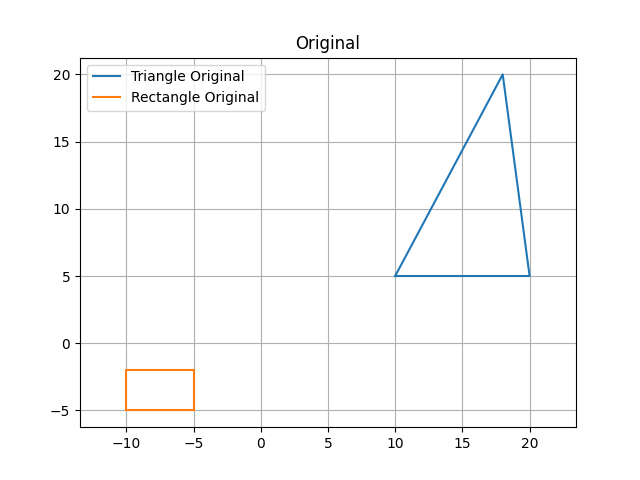
#> input picture lab1/OriginalFigures.png, 640 x 480 px
$ python part2.py
#> lines starting #> are read from the running program, lines starting #| are printed output that depends on the picture
#> further down, original_image is the input picture: shape (480, 640, 3); mean B, G, R 249.8, 249.8, 249.6
import cv2
import numpy as np


def rotate(image, angle):
    # Matrix from
    # https://www.geeksforgeeks.org/python-opencv-getrotationmatrix2d-function/
#> called with angle = 1.05
    picture_width, picture_height = image.shape[0], image.shape[1]
#> picture_width = 480; picture_height = 640
    center = (picture_width // 2, picture_height // 2)
#> center = (240, 320)
    cx = center[0]
#> cx = 240
    cy = center[1]
#> cy = 320
    m11 = np.cos(angle)
    m12 = -np.sin(angle)
    m13 = ((1 - m11) * cx) - (m12 * cy)
#> m13 = 397.1
    m21 = np.sin(angle)
    m22 = np.cos(angle)
    m23 = (m21 * cx) - ((1 - m22) * cy)
#> m23 = 47.85
    transform_matrix = np.array([[m11, m12, m13],
                                 [m21, m22, m23]])

    return cv2.warpAffine(image, transform_matrix, (picture_height, picture_width))
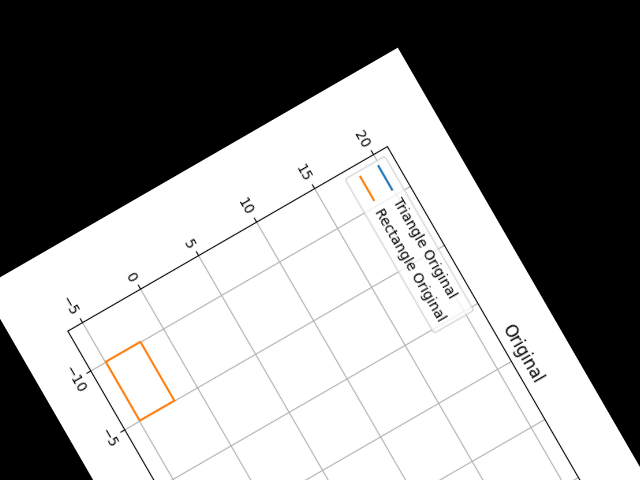
#> returned value: shape (480, 640, 3); mean of channels 0, 1, 2 140.1, 140.2, 140.4; drawn as B, G, R


def scale(image, scale_factor):
#> called with scale_factor = 1.32
    picture_width, picture_height = image.shape[0], image.shape[1]
#> picture_width = 480; picture_height = 640
    center = (picture_width // 2, picture_height // 2)
#> center = (240, 320)
    cx = center[0]
#> cx = 240
    cy = center[1]
#> cy = 320
    m11 = np.cos(0) * scale_factor
    m12 = -np.sin(0) * scale_factor
    m13 = ((1 - m11) * cx) - (m12 * cy)
#> m13 = -76.8
    m21 = np.sin(0) * scale_factor
    m22 = np.cos(0) * scale_factor
    m23 = (m21 * cx) - ((1 - m22) * cy)
    transform_matrix = np.array([[m11, m12, m13],
                                 [m21, m22, m23]])
    return cv2.warpAffine(image, transform_matrix, (picture_height, picture_width))
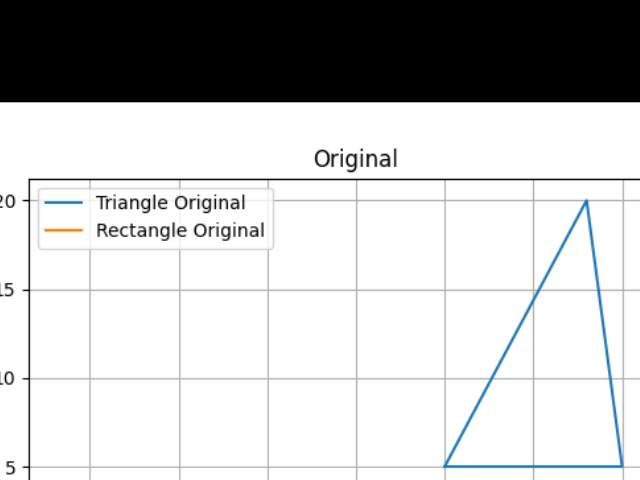
#> returned value: shape (480, 640, 3); mean of channels 0, 1, 2 195.5, 195.1, 194.6; drawn as B, G, R


def reflect(image):
    picture_width, picture_height = image.shape[0], image.shape[1]
    transform_matrix = np.array([[0., 1., 0.],
                                 [1., 0., 0.]])
    return cv2.warpAffine(image, transform_matrix, (picture_height, picture_width))
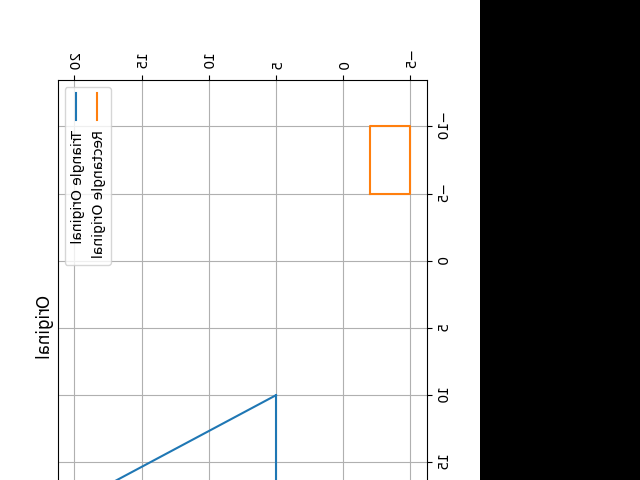
#> returned value: shape (480, 640, 3); mean of channels 0, 1, 2 187.1, 187.1, 187.2; drawn as B, G, R


def shear(image, shear_factor, axis='x'):
#> called with shear_factor = 2, axis = 'y'
    picture_width, picture_height = image.shape[0], image.shape[1]
    if axis == 'x':
        transform_matrix = np.array([[1., shear_factor, 0.],
                                     [0., 1., 0.]])
    elif axis == 'y':
        transform_matrix = np.array([[1., 0., 0.],
                                    [shear_factor, 1., 0.]])
    else:
        raise Exception('unknown axis')
    return cv2.warpAffine(image, transform_matrix, (picture_height, picture_width))
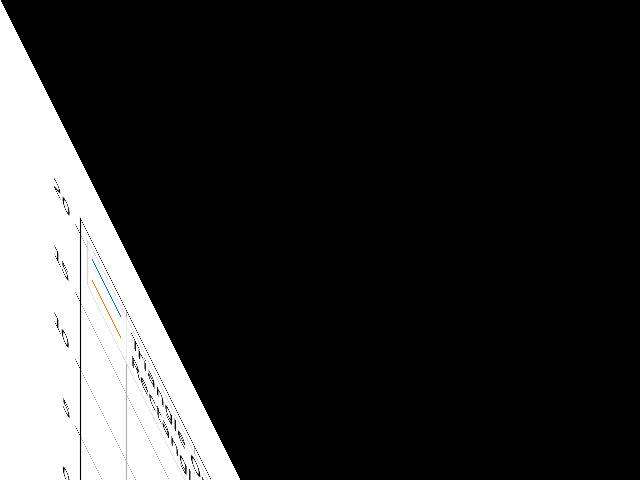
#> returned value: shape (480, 640, 3); mean of channels 0, 1, 2 46.9, 46.9, 46.9; drawn as B, G, R


def transform(image, matrix):
    picture_width, picture_height = image.shape[0], image.shape[1]
    return cv2.warpAffine(image, matrix, (picture_height, picture_width))
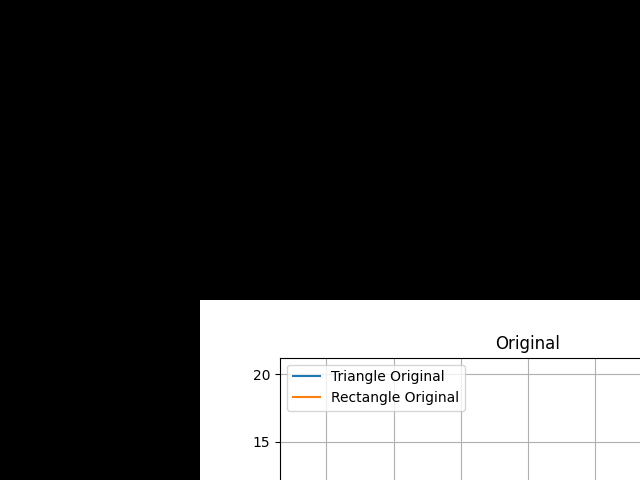
#> returned value: shape (480, 640, 3); mean of channels 0, 1, 2 63.9, 63.9, 63.9; drawn as B, G, R


original_image = cv2.imread('OriginalFigures.png')

rotated_image = rotate(original_image, np.pi/3)
cv2.imshow('Rotated', rotated_image)
cv2.waitKey(0)

scaled_image = scale(original_image, 1.32)
cv2.imshow('Scaled', scaled_image)
cv2.waitKey(0)

reflect_image = reflect(original_image)
cv2.imshow('Reflected', reflect_image)
cv2.waitKey(0)

shear_image = shear(original_image, 2, 'y')
cv2.imshow('Sheared', shear_image)
cv2.waitKey(0)

translate_matrix = np.array([[1., 0., 200.],
                            [0., 1., 300.]])
transform_image = transform(original_image, translate_matrix)
cv2.imshow('Translated', transform_image)
cv2.waitKey(0)

original_frog_image = cv2.imread('Frog.jpg')
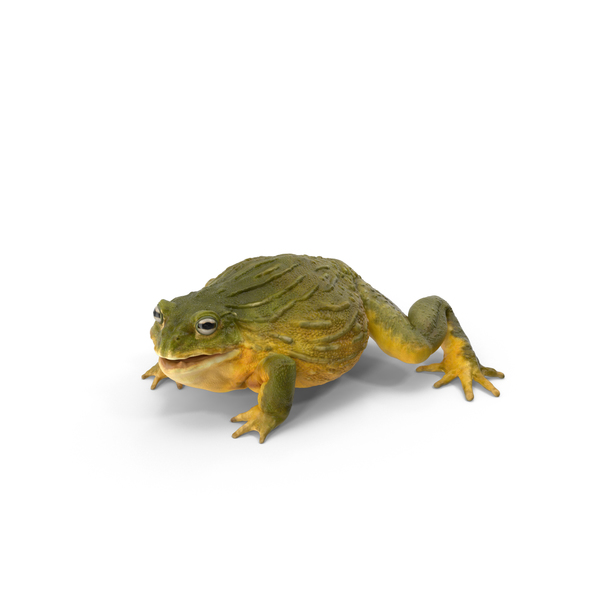
#> input picture lab1/Frog.jpg, 600 x 600 px
#> original_frog_image is the input picture: shape (600, 600, 3); mean B, G, R 233.1, 239, 240.9
reflect_image = reflect(original_frog_image)
#> in reflect (call 2), `return cv2.warpAffine(image, transform_matrix, (picture_height, pictur..`:
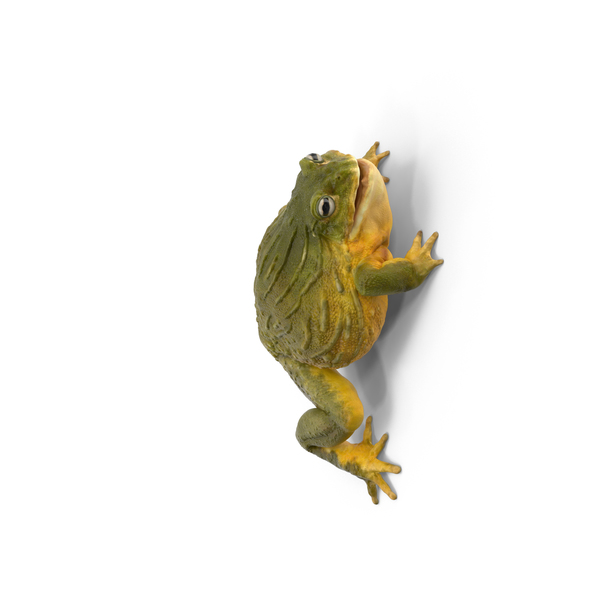
#> returned value: shape (600, 600, 3); mean of channels 0, 1, 2 233.1, 239, 240.9; drawn as B, G, R
cv2.imshow('Original Frog', original_frog_image)
cv2.imshow('Reflected Frog', reflect_image)
cv2.waitKey(0)
